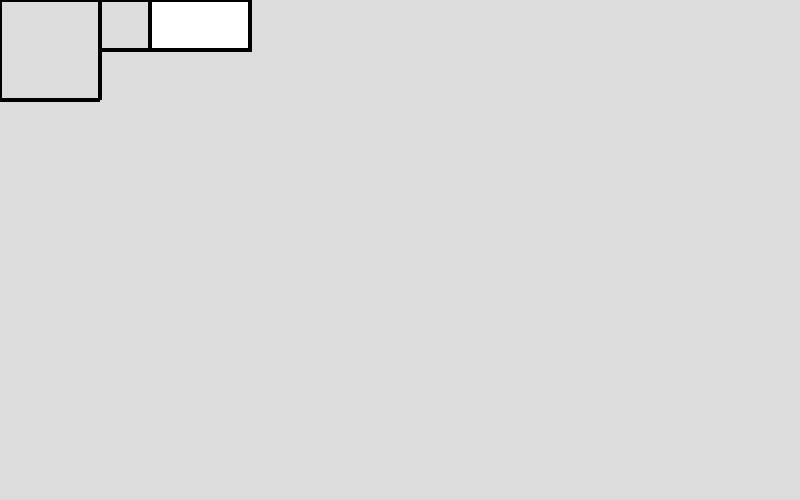
Frame 1 (no input)
Frame 60 (no input): identical to frame 1, image omitted
Frame 120 (the mouse pressed at the canvas centre since frame 60): identical to frame 1, image omitted

The p5.js sketch that drew this single still picture (run headless with seeded random() and noise() and a simulated clock; from frame 60 on, the mouse is pressed at the canvas centre):

// p5.js sketch
// ── sketch.js
const game = new Game();
function setup() {
    createCanvas(800, 500);
    game.setWidth(width);
    game.setHeight(height);
}

function draw() {
    background(220);
    game.show();
}
// ── game.js
class Game {
    constructor() {
        this.map = new Map();
        // this.players = [
        //     new Player('blue', false, this.map.getSpawnRoom()),
        //     new Player('red', true, this.map.getSpawnRoom())
        // ];
        
    }

    setWidth(width) {
        this.width = width;
        this.map.setWidth(width);
    }

    setHeight(height) {
        this.height = height;
        this.map.setHeight(height);
    }

    

    show() {
        this.map.show();
        // this.players.forEach((player) => {
        //     player.show();
        // });
    }
}
// ── map.js
class Map {
    constructor() {
        this.width = 0;
        this.height = 0;

        this.rooms = [
            new Room(0,0, 100, 100),
            new Room(100, 0, 50, 50)
        ];
    }

    setWidth(width) {
        this.width = width;
    }

    setHeight(height) {
        this.height = height;
    }

    // getSpawnRoom() {
    //     return this.rooms[Math.floor(Math.random()* this.rooms.length)];
    // }

    show() {
        this.rooms.forEach((room) => {
            room.show();
        });
    }
}
// ── player.js
class Player {
    constructor(color, isFairy, room) {
        this.color = color;
        this.isFairy = isFairy;
        this.room = room;
        this.size = 20;
        this.x = this.room.x_dim + Math.ceil(this.size / 2) + Math.floor(Math.random() * (this.room.width - this.size));
        this.y = this.room.y_dim + Math.ceil(this.size / 2) + Math.floor(Math.random() * (this.room.height - this.size));
        
    }

    updateRoom(room) {
        this.room = room;
    }

    show() {
        console.log(this.x, this.y);
        context.beginPath();
        // x coord, y coord, radius, sAngle, eAngle, counterclockwise
        context.arc(this.x, this.y, this.size / 2, 0, 2 * Math.PI);
        context.fillStyle = this.color;
        context.fill();
    }
}
// ── room.js
class Room {
    constructor(x_dim, y_dim, width, height) {
        this.x_dim = x_dim;
        this.y_dim = y_dim;
        this.width = width;
        this.height = height;
        this.players = [];
    }

    show() {
        strokeWeight(4);
        stroke(0);
        line(this.x_dim, this.y_dim, this.x_dim, this.y_dim+this.height);
        rect(this.x_dim, this.y_dim, this.x_dim+this.width, this.y_dim);
        rect(this.x_dim+this.width, this.y_dim, this.x_dim, this.y_dim+this.height);
        rect(this.x_dim, this.y_dim+this.height, this.x_dim+this.width, this.y_dim);
    }
}
